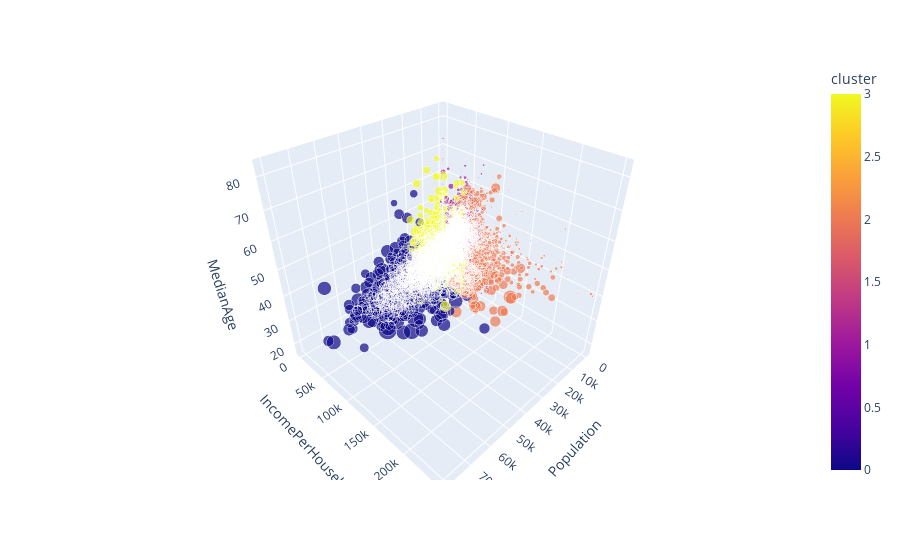

Notebook code for this chart:
### Code cell
px.scatter_3d(zip_data, x= 'Population' , y= 'IncomePerHousehold', z ='MedianAge', color = 'cluster', size = "NumberOfBusinesses")

### Figure 1 — Plotly figure (JSON) as saved in the notebook; plotly's stock layout.template omitted (floating-point values rounded to 4 significant figures; data arrays with more than 128 entries replaced by an {"elided": "..."} marker saying what was removed)
{"data": [{"hovertemplate": "Population=%{x}<br>IncomePerHousehold=%{y}<br>MedianAge=%{z}<br>NumberOfBusinesses=%{marker.size}<br>cluster=%{marker.color}<extra></extra>", "legendgroup": "", "marker": {"color": {"elided": "5036 int values"}, "coloraxis": "coloraxis", "size": {"elided": "5036 int values"}, "sizemode": "area", "sizeref": 10.19, "symbol": "circle"}, "mode": "markers", "name": "", "scene": "scene", "showlegend": false, "type": "scatter3d", "x": {"elided": "5036 int values"}, "y": {"elided": "5036 int values"}, "z": {"elided": "5036 float values"}}], "layout": {"coloraxis": {"colorbar": {"title": {"text": "cluster"}}, "colorscale": [[0, "#0d0887"], [0.1111, "#46039f"], [0.2222, "#7201a8"], [0.3333, "#9c179e"], [0.4444, "#bd3786"], [0.5556, "#d8576b"], [0.6667, "#ed7953"], [0.7778, "#fb9f3a"], [0.8889, "#fdca26"], [1, "#f0f921"]]}, "legend": {"itemsizing": "constant", "tracegroupgap": 0}, "margin": {"t": 60}, "scene": {"domain": {"x": [0, 1], "y": [0, 1]}, "xaxis": {"title": {"text": "Population"}}, "yaxis": {"title": {"text": "IncomePerHousehold"}}, "zaxis": {"title": {"text": "MedianAge"}}}}}
